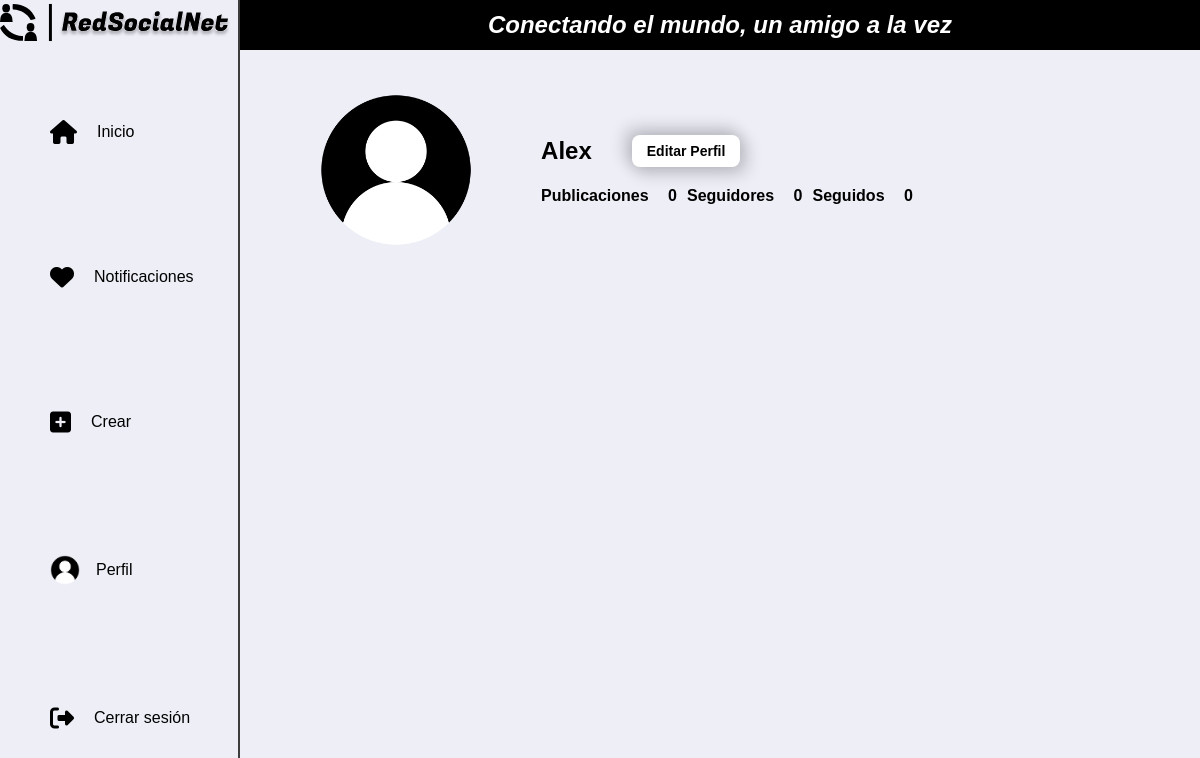
The page /Vistas/perfil.php (signed in) on the database its author committed.
### tables this page shows
CREATE TABLE `perfiles` (
  `perfil_id` int(200) NOT NULL,
  `usuario_id` int(200) NOT NULL,
  `name` varchar(200) NOT NULL,
  `last_name` varchar(200) NOT NULL,
  `date_of_birth` date NOT NULL,
  `country` varchar(200) NOT NULL,
  `city` varchar(200) NOT NULL,
  `imagen_perfil` text NOT NULL
);

### db.php (called while the page is built, shortened)
<?php
class Database
{
    private static $instance = null;
    private $connection;
    private function __construct()
    {
        $this->connection = new mysqli(DB_HOST, DB_USERNAME, DB_PASSWORD, DB_NAME);
        $this->connection->set_charset("utf8mb4");
    }
    public static function getInstance()
    {
        if (self::$instance === null) {
            self::$instance = new Database();
        }
        return self::$instance;
    }
    public function getConnection()
    {
        return $this->connection;
    }
}
?>

### Clases/perfil.php (called while the page is built, shortened)
<?php
require_once('../db.php');
class Perfil
{
    private $connection;
    public function __construct()
    {
        $this->db = Database::getInstance();
        $this->connection = $this->db->getConnection();
        $this->connection->set_charset("utf8mb4");
    }
    public function obtenerDatosUsuario()
    {
        $user_id = $_SESSION['user_id'];
        $query = "SELECT name, imagen_perfil FROM perfiles WHERE usuario_id = $user_id";
        $result = $this->connection->query($query);
        if ($result) {
            if ($result->num_rows > 0) {
                $row = $result->fetch_assoc();
                $user_name = $row['name'];
                $user_image = $row['imagen_perfil'];
            } else {
                $user_name = "Usuario Desconocido";
                $user_image = "../Img/User-Profile.png";
            }
        } else {
            $user_name = "Error en la consulta";
            $user_image = "../Img/User-Profile.png";
        }
        return ['name' => $user_name, 'imagen_perfil' => $user_image];
    }
}
?>

### Clases/publicacion.php (called while the page is built, shortened)
<?php
require_once('../db.php');
require_once('perfil.php');
class Publicacion
{
    private $connection;
    public function __construct()
    {
        $this->db = Database::getInstance();
        $this->connection = $this->db->getConnection();
        $this->connection->set_charset("utf8mb4");
    }
    public function crearPublicacion()
    {
        $perfil = new Perfil();
        $userData = $perfil->obtenerDatosUsuario();
        $user_name = $userData['name'];
        $user_image = $userData['imagen_perfil'];
        $createHTML = '';
        $createHTML .= '<div class="popup-content">';
        $createHTML .= '<h2 class="create__title">Crear publicación</h2>';
        $createHTML .= '<span class="close-button" id="close_popup_create"><i class="fa-solid fa-xmark"></i></span>';
        $createHTML .= '<div class="create__line"></div>';
        $createHTML .= '<div class="main-publishing__users">';
        $createHTML .= '<div class="users-info">';
        $createHTML .= '<a href="link-perfil-user"><img src="' . $user_image . '" alt="Img profile"></a>';
        $createHTML .= '<a href="link-perfil-user">' . $user_name . '</a>';
        $createHTML .= '</div>';
        $createHTML .= '</div>';
        $createHTML .= '<div class="create__content-text">';
        $createHTML .= '<div class="create__text">';
        $createHTML .= '<textarea placeholder="¿Algo que quieras compartir,' . $user_name . '?" id="contentTextarea"></textarea>';
        $createHTML .= '</div>';
        $createHTML .= '</div>';
        $createHTML .= '<div class="create__content-img" id="imageContent">';
        $createHTML .= '<h3 class="create__title">Añade fotos o imágenes</h3>';
        $createHTML .= '<div id="file-upload-form" class="uploader">';
        $createHTML .= '<input id="file-upload" type="file" name="fileUpload" accept="image/*" />';
        $createHTML .= '<label for="file-upload" id="file-drag">';
        $createHTML .= '<img id="file-image" src="#" alt="Preview" class="hidden">';
        $createHTML .= '<div id="start">';
        $createHTML .= '<i class="fa fa-download" aria-hidden="true"></i>';
        $createHTML .= '<div>Selecciona un archivo o arrástralo aquí</div>';
        $createHTML .= '<div id="notimage" class="hidden">Por favor selecciona una imagen</div>';
        $createHTML .= '<span id="file-upload-btn" class="btn btn-primary">Selecciona un archivo</span>';
        $createHTML .= '</div>';
        $createHTML .= '</label>';
        $createHTML .= '</div>';
        $createHTML .= '</div>';
        $createHTML .= '<div class="create__content-btn-image" id="showImageContent">';
        $createHTML .= '<div class="icons__new-image"><i class="fa-solid fa-file-image"></i><span>Imagen</span></div>';
        $createHTML .= '</div>';
        $createHTML .= '<div class="create__content-btn-publish">';
        $createHTML .= '<div class="icons__btn-publish"><button id="publishBtn">Publicar</button></div>';
        $createHTML .= '</div>';
        $createHTML .= '</div>';
        return $createHTML;
    }
    public function obtenerTotalPublicaciones()
    {
        $user_id = $_SESSION['user_id'];
        $query = "SELECT COUNT(*) AS numero_publicaciones FROM publicaciones WHERE usuario_id = $user_id";
        $result = $this->connection->query($query);
        if ($result) {
            if ($result->num_rows > 0) {
                $row = $result->fetch_assoc();
                $numero_publicaciones = $row['numero_publicaciones'];
                return $numero_publicaciones;
            } else {
                echo "Error: La consulta no devolvió resultados";
            }
        } else {
            echo "Error: La consulta falló";
        }
    }
}
?>

### Clases/seguidor-seguido.php (called while the page is built, shortened)
<?php
require_once('../db.php');
class Seguidor_Seguido
{
    private $connection;
    public function __construct()
    {
        $this->db = Database::getInstance();
        $this->connection = $this->db->getConnection();
        $this->connection->set_charset("utf8mb4");
    }
    public function obtenerSeguidoresTotal()
    {
        $user_id = $_SESSION['user_id'];
        $query = "SELECT COUNT(*) AS total_seguidores FROM seguidores WHERE usuario_id = $user_id";
        $result = $this->connection->query($query);
        if ($result) {
            if ($result->num_rows > 0) {
                $row = $result->fetch_assoc();
                $totalFollowers = $row['total_seguidores'];
                return $totalFollowers;
            } else {
                echo "Error: La consulta falló";
            }
        }
    }
    public function obtenerSeguidosTotal()
    {
        $user_id = $_SESSION['user_id'];
        $query = "SELECT COUNT(*) AS total_seguidos FROM seguidos WHERE seguidor_id = $user_id";
        $result = $this->connection->query($query);
        if ($result) {
            if ($result->num_rows > 0) {
                $row = $result->fetch_assoc();
                $totalFollowing = $row['total_seguidos'];
                return $totalFollowing;
            } else {
                echo "Error: La consulta falló";
            }
        }
    }
}
?>

### Vistas/perfil.php (the view, shortened to what this page needs)
<?php
require_once('../Clases/perfil.php');
require_once('../Clases/publicacion.php');
require_once('../Clases/seguidor-seguido.php');
$perfil = new Perfil();
$userData = $perfil->obtenerDatosUsuario();
$user_name = $userData['name'];
$user_image = $userData['imagen_perfil'];
$publicacion = new Publicacion();
$newpublishingHTML = $publicacion->crearPublicacion();
$total_publicaciones = $publicacion->obtenerTotalPublicaciones();
$seguidor_seguido = new Seguidor_Seguido();
$totalFollowers = $seguidor_seguido->obtenerSeguidoresTotal();
$totalFollowings = $seguidor_seguido->obtenerSeguidosTotal();
?>
<!DOCTYPE html>
<html lang="en">
<head>
    <link rel="stylesheet" href="https://cdnjs.cloudflare.com/ajax/libs/font-awesome/6.4.2/css/all.min.css"
 />
    <link rel="stylesheet" href="../Css/perfil.css">
</head>
<body>
    <div class="grid-container">
        <header class="header">
            <div class="header__slogan">
                <h2>Conectando el mundo, un amigo a la vez</h2>
            </div>
        </header>
        <aside class="sidenav sidenav-left">
            <div class="sidenav__logo">
                <img src="../Img/logo.svg" alt="img logo">
            </div>
            <ul class="sidenav__list">
                <a href="inicio.php">
                    <li class="sidenav__list-item"><i class="fa-solid fa-house"></i>Inicio</li>
                </a>
                <a href="#">
                    <li class="sidenav__list-item"><i class="fa-solid fa-heart"></i>Notificaciones</li>
                </a>
                <a href="../Vistas/inicio.php#crear">
                    <li class="sidenav__list-item"><i class="fa-solid fa-square-plus"></i>Crear</li>
                </a>
                <a href="../Vistas/perfil.php">
                    <li class="sidenav__list-item"><img src="<?php echo $user_image; ?>" alt="img profile">Perfil</li>
                </a>
                <a href="#" id="logoutButton">
                    <li class="sidenav__list-item"><i class="fa-solid fa-right-from-bracket"></i>Cerrar sesión</li>
                </a>
            </ul>
        </aside>
        <main class="main">
            <div class="main-cardUser">
                <div class="userInfo__imgProfile"><img src="<?php echo $user_image; ?>" alt="profile"></div>
                <div class="main-cardUser__info">
                    <div class="info_userInfo">
                        <div class="info-name">
                            <h2>
                                <?php echo $user_name; ?>
                            </h2>
                        </div>
                        <div class="btnEdit">
                            <button id="btnEdit" class="editBtn">Editar Perfil</button>
                        </div>
                    </div>
                    <div class="info-socialMedia">
                        <div class="info-publishings">
                            <span>Publicaciones<span class="number">
                                    <?php echo $total_publicaciones; ?>
                                </span></span>
                        </div>
                        <div class="info-followers">
                            <a>Seguidores<span>
                                    <?php echo $totalFollowers; ?>
                                </span></a>
                        </div>
                        <div class="info-following" id="info-following">
                            <a>Seguidos<span>
                                    <?php echo $totalFollowings; ?>
                                </span></a>
                        </div>
                    </div>
                </div>
            </div>
        </main>
    </div>
</body>
</html>

### Css/perfil.css (style rules this page uses)
* { margin: 0; padding: 0; box-sizing: border-box; }
:root { --black-50: #EEEEF7; --black-100: #e7e7e7; --black-200: #d1d1d1; --black-300: #b0b0b0; --black-400: #888888; --black-500: #6d6d6d; --black-600: #5d5d5d; --black-700: #4f4f4f; --black-800: #454545; --black-900: #3d3d3d; --black-950: #000000; --font-family: 'Rubik', sans-serif; --box-shadow: -5px -5px 15px 3px rgba(0, 0, 0, 0.16), 5px 5px 15px 3px rgba(0, 0, 0, 0.16); }
body { background: var(--black-50); font-family: var(--font-family); height: 100%; }
.grid-container { display: grid; grid-template-columns: 20% 80%; grid-template-rows: 50px 1fr 50px; grid-template-areas: 'sidenav-left header' 'sidenav-left main' 'sidenav-left footer'; height: 100vh; }
.header { grid-area: header; display: flex; align-items: center; justify-content: center; width: 100%; margin: 0 auto; background-color: var(--black-950); }
.header__slogan { font-style: italic; color: #fff; }
.sidenav { display: flex; flex-direction: column; height: 100%; position: fixed; overflow-y: auto; }
.sidenav.sidenav-left { grid-area: sidenav-left; width: 20%; border-right: 2px solid var(--black-900); background-color: var(--black-50); }
.sidenav__logo img { width: 100%; height: 45px; }
.sidenav__list { display: flex; height: 100%; justify-content: space-around; flex-direction: column; padding: 10px; list-style-type: none; }
.sidenav__list a { text-decoration: none; }
.sidenav__list-item { display: flex; align-items: center; padding: 20px 20px 20px 40px; border-radius: 8px; color: var(--black-950); text-decoration: none; }
.sidenav__list-item i { font-size: 24px; padding: 0 20px 0 0; }
.sidenav__list-item img { height: 30px; width: 30px; object-fit: cover; border-radius: 100%; margin: 0 16px 0 0; }
.main { grid-area: main; background-color: var(--black-50); margin: 20px 40px 20px 40px; padding: 20px; }
.main-cardUser { display: flex; justify-content: space-around; flex-direction: row; align-items: center; width: 100%; }
.userInfo__imgProfile { display: flex; width: 30%; }
.userInfo__imgProfile img { height: 160px; width: 160px; object-fit: cover; border-radius: 100%; margin: 0 auto; }
.main-cardUser__info { display: flex; flex-direction: column; gap: 10px; width: 100%; padding-left: 50px; }
.info_userInfo { display: flex; flex-direction: row; align-items: center; gap: 20px; }
.info-name h2 { color: var(--black-950); padding-right: 20px; }
.btnEdit { display: flex; flex-direction: column; gap: 2em; }
.editBtn { padding: 8px 15px; font-size: 14px; font-weight: 600; color: var(--black-950); background-color: #fff; border: none; border-radius: 8px; box-shadow: var(--box-shadow); transition: all 0.3s ease 0s; cursor: pointer; }
.info-socialMedia { display: flex; flex-direction: row; gap: 10px; margin-top: 10px; font-size: 16px; font-family: var(--font-family); font-weight: 600; }
.info-followers a span, .info-following a span, .info-publishings .number { margin-left: 15px; }
.info-followers a, .info-following a { cursor: pointer; text-decoration: none; }

### rows shown on the page
perfiles: imagen_perfil (picture), name "Alex"

### other values the page prints
$total_publicaciones "0"
$totalFollowers "0"
$totalFollowings "0"
